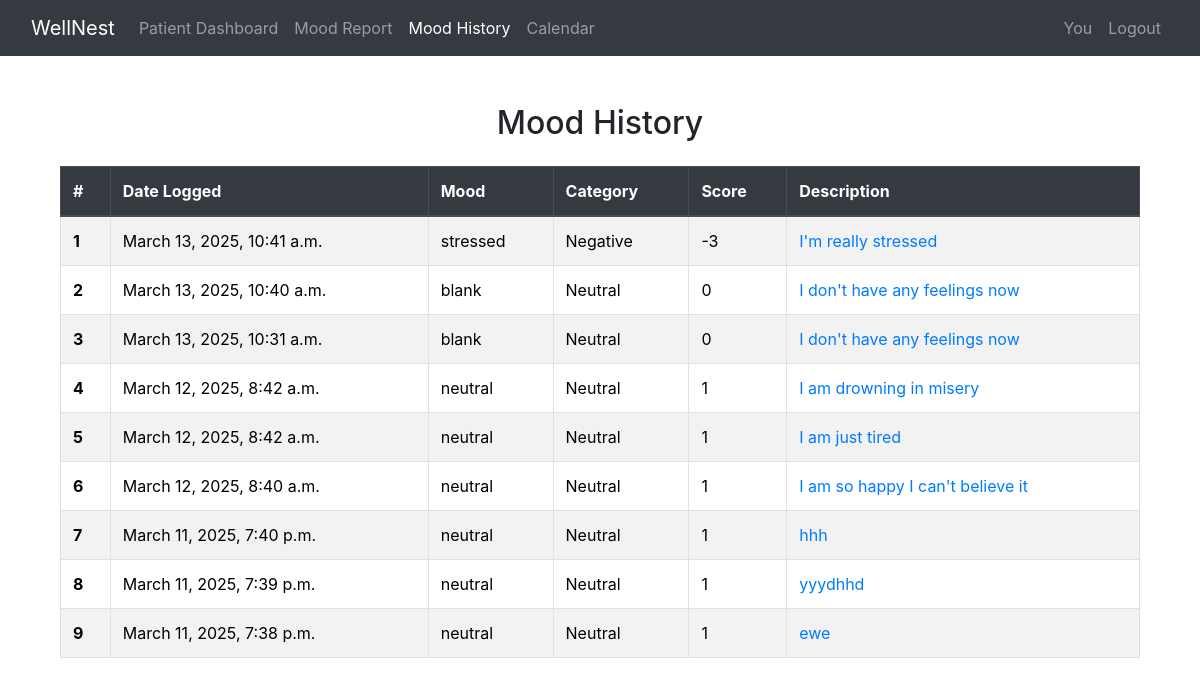
/mood_history/ (signed in), run on the app's committed database.
### website/models.py (models this page shows, shortened)
class MoodEntry(models.Model):
    user = models.ForeignKey(User, on_delete=models.CASCADE)
    mood = models.CharField(max_length=50, choices=[(m[0], m[0]) for m in MOODS])
    category = models.CharField(max_length=10, choices=MOOD_CATEGORIES, default='Neutral')
    score = models.IntegerField(default = 1)
    description = models.TextField(blank=True, null=True)
    date_logged = models.DateTimeField(auto_now_add=True)

### website/views.py (the view)
# urls.py: path('mood_history/', views.mood_history, name='mood_history'),
@login_required
def mood_history(request):
    mood_entries = MoodEntry.objects.filter(user=request.user).order_by('-date_logged')
    mood_data = {
        "dates": [entry.date_logged.strftime('%Y-%m-%d') for entry in mood_entries],
        "scores": [entry.score for entry in mood_entries],
    }
    return render(request, 'mood_tracker/mood_history.html', {
        'mood_entries': mood_entries,  # Use 'mood_entries' to match the template
        'mood_data': json.dumps(mood_data)  # Send JSON data to the template
    })

### website/templates/mood_tracker/mood_history.html
{% extends 'base.html' %}
{% block content %}
<div class="container mt-4">
    <h2 class="text-center mb-4">Mood History</h2>
    <div class="table-responsive">
        <table class="table table-striped table-hover table-bordered">
            <thead class="thead-dark">
                <tr>
                    <th scope="col">#</th>
                    <th scope="col">Date Logged</th>
                    <th scope="col">Mood</th>
                    <th scope="col">Category</th>
                    <th scope="col">Score</th>
                    <th scope="col">Description</th>
                </tr>
            </thead>
            <tbody>
                {% for entry in mood_entries %}
                <tr>
                    <th scope="row">{{ forloop.counter }}</th>
                    <td>{{ entry.date_logged }}</td>
                    <td>{{ entry.mood }}</td>
                    <td>{{ entry.category }}</td>
                    <td>{{ entry.score }}</td>
                    <td>
                        <a href="{% url 'update_mood' entry.id %}" class="text-decoration-none text-primary">{{ entry.description }}</a>
                    </td>
                </tr>
                {% endfor %}
            </tbody>
        </table>
    </div>
</div>
{% endblock %}

### data on the page
MoodEntry: date_logged "March 13, 2025, 10:41 a.m.", mood "stressed", category "Negative", score "-3", description "I'm really stressed"
MoodEntry: date_logged "March 13, 2025, 10:40 a.m.", mood "blank", category "Neutral", score "0", description "I don't have any feelings now"
MoodEntry: date_logged "March 13, 2025, 10:31 a.m.", mood "blank", category "Neutral", score "0", description "I don't have any feelings now"
MoodEntry: date_logged "March 12, 2025, 8:42 a.m.", mood "neutral", category "Neutral", score "1", description "I am drowning in misery"
MoodEntry: date_logged "March 12, 2025, 8:42 a.m.", mood "neutral", category "Neutral", score "1", description "I am just tired"
MoodEntry: date_logged "March 12, 2025, 8:40 a.m.", mood "neutral", category "Neutral", score "1", description "I am so happy I can't believe it"
MoodEntry: date_logged "March 11, 2025, 7:40 p.m.", mood "neutral", category "Neutral", score "1", description "hhh"
MoodEntry: date_logged "March 11, 2025, 7:39 p.m.", mood "neutral", category "Neutral", score "1", description "yyydhhd"
MoodEntry: date_logged "March 11, 2025, 7:38 p.m.", mood "neutral", category "Neutral", score "1", description "ewe"
